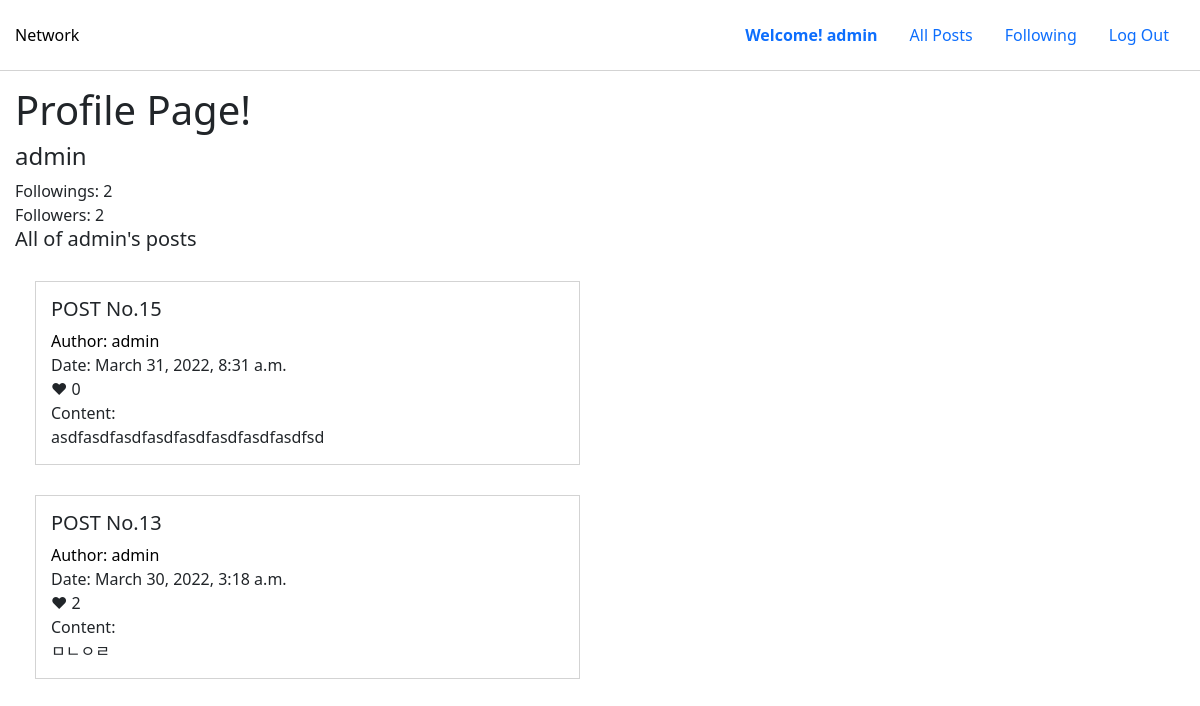
Before: /profile/admin (signed in) with the older database file.
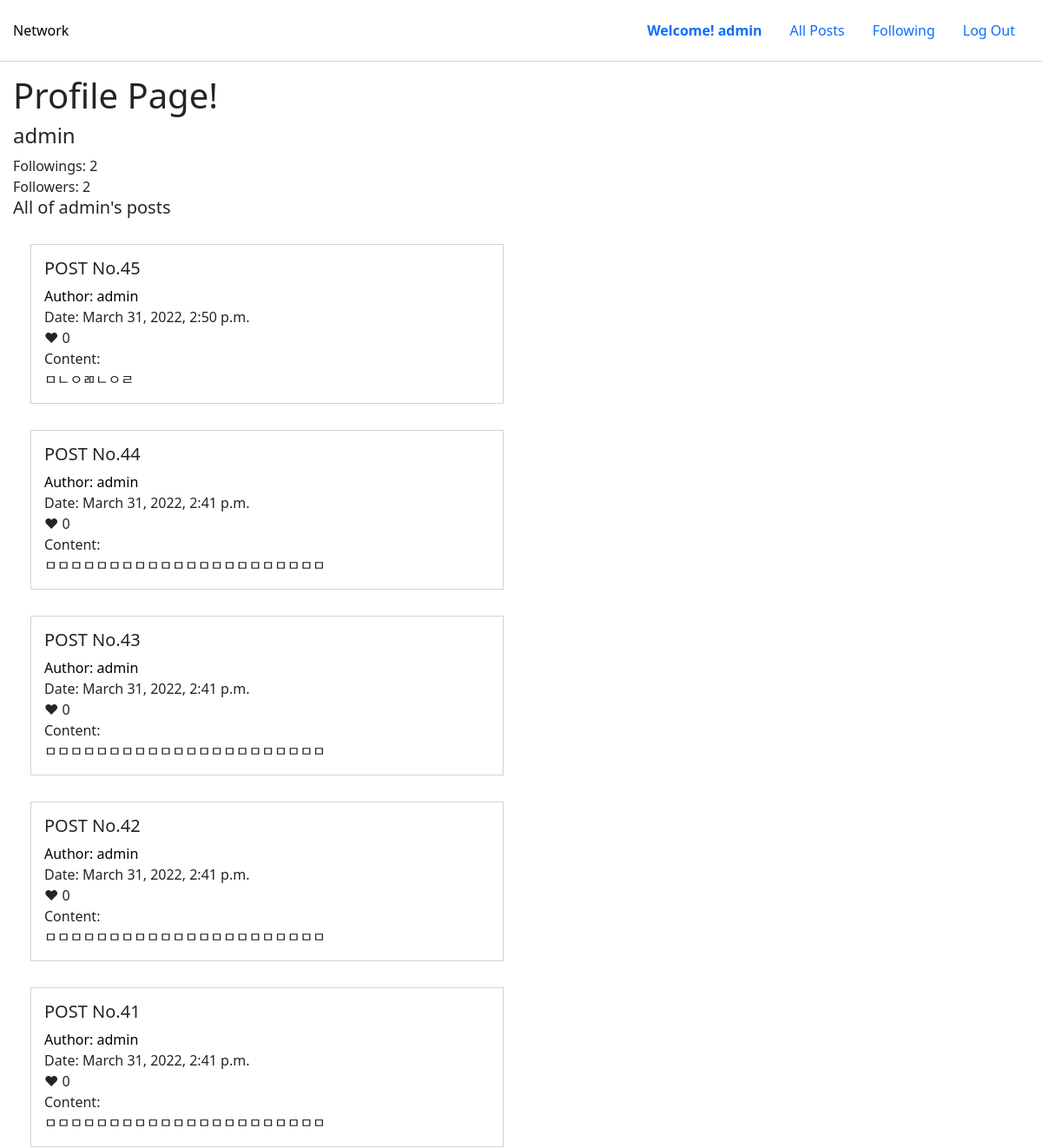
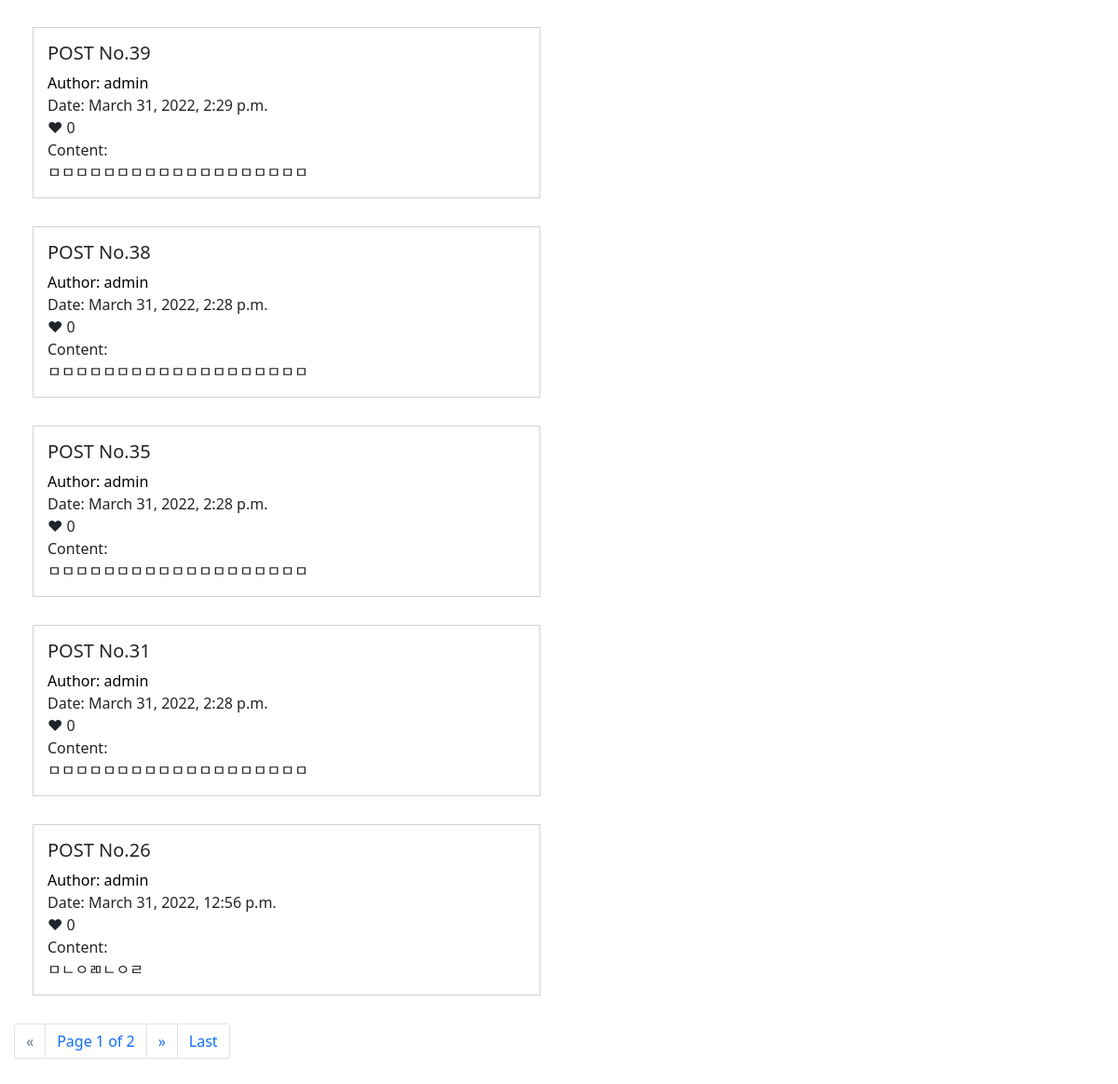
After: the same page with the newer database file (2 pictures, top to bottom).
### network/models.py (models this page shows, shortened)
class Post(models.Model):
    user = models.ForeignKey(User, on_delete=models.CASCADE, related_name="post_author")
    content = models.TextField(max_length=500)
    created_time = models.DateTimeField(auto_now_add=True, auto_now=False)
    updated_time = models.DateTimeField(auto_now_add=False, auto_now=True)
    like = models.ManyToManyField(User, blank=True, related_name="post_like")

class User(AbstractUser):
    follower = models.ManyToManyField(
        "self",
        blank=True,
        symmetrical=False,
        related_name="user_follower",
    )
    following = models.ManyToManyField(
        "self",
        blank=True,
        symmetrical=False,
        related_name="user_following",
    )

### network/views.py (the view, shortened to what this page needs)
# urls.py: path("profile/<str:username>", views.profile, name="profile"),
@login_required
def profile(request, username):
    if request.user.is_authenticated:
        pageUser = User.objects.get(username=username)
    else:
        return render(request, "network/login.html")
    posts = Post.objects.all().filter(user=pageUser).order_by("-created_time")
    comments = Comment.objects.all().order_by("-created_time")
    paginator = Paginator(posts, 10)
    page = request.GET.get("page")
    posts = paginator.get_page(page)
    return render(
        request,
        "network/profile.html",
        {
            "posts": posts,
            "comments": comments,
            "pageUser": pageUser,
        },
    )

### network/templates/network/profile.html (shortened to what this page needs)
{% extends "network/layout.html" %}
{% load static %}
{% block body %}
  {% if user.is_authenticated %}
  <h1>Profile Page!</h1>
  <div>
    {% if pageUser != request.user %}
    <div>
      <h4>{{ pageUser }}</h4>
    </div>
    <form method="POST" action="{% url 'profile' pageUser.username %}">
      {% csrf_token %}
      {% if request.user in pageUser.follower.all %}
      <input type="submit" value="Unfollow" name="unfollow_btn">
      {% else %}
      <input type="submit" value="Follow" name="follow_btn">
      {% endif %}
    </form>
    <div>Followings: {{ pageUser.following.all | length }}</div>
    <div>Followers: {{ pageUser.follower.all | length }}</div>
    {% else %}
    <div>
      <h4>{{ request.user }}</h4>
    </div>
    <div>
      <div>Followings: {{ request.user.following.all | length }}</div>
      <div>Followers: {{ request.user.follower.all | length }}</div>
    </div>
    {% endif %}
  </div>
  <h5>All of {{ pageUser }}'s posts</h5>
    {% for post in posts %}
    <div class="post_container">
      <div class="post_wrapper">
        <h5>POST No.{{ post.id }}</h5>
        <div class="author_wrapper">
          <a href="{% url 'profile' post.user %}">
            <div>Author: {{ post.user.username }}</div>
          </a>
        </div>
        <div>Date: {{ post.created_time }}</div>
        <div class="like">❤ {{ post.like.count}}</div>
        Content:<div class="post_content_div{{ post.id }}"> {{ post.content }}</div>
      </div>
    </div>
    {% endfor %}
    {% if posts.paginator.num_pages > 1 %}
      <nav aria-label="Page navigation example">
        <ul class="pagination">
          {% if posts.has_previous %}
          <li class="page-item">
            <a class="page-link" href="?page=1">First</a>
          </li>
          <li class="page-item">
            <a
              class="page-link"
              href="?page={{ posts.previous_page_number }}"
              aria-label="Previous"
            >
              <span aria-hidden="true">&laquo;</span>
            </a>
          </li>
          {%else%}
          <li class="page-item disabled">
            <a class="page-link" href="#" aria-label="Previous">
              <span aria-hidden="true">&laquo;</span>
            </a>
          </li>
          {% endif %}
          <li class="page-item current-item">
            <span class="current page-link">
              Page {{ posts.number }} of {{ posts.paginator.num_pages }}
            </span>
          </li>
          {% if posts.has_next %}
          <li class="page-item">
            <a
              class="page-link"
              href="?page={{ posts.next_page_number }}"
              aria-label="Next"
            >
              <span aria-hidden="true">&raquo;</span>
            </a>
          </li>
          <li class="page-item">
            <a class="page-link" href="?page={{ posts.paginator.num_pages }}">
              Last
            </a>
          </li>
          {%else%}
          <li class="page-item disabled">
            <a class="page-link" href="#" aria-label="Next">
              <span aria-hidden="true">&raquo;</span>
            </a>
          </li>
          {% endif %}
        </ul>
      </nav>
    {% endif %}
  {% endif %}
{% endblock %}

Changed rows visible on the page:
removed Post: id "15", user.username "admin", created_time "March 31, 2022, 8:31 a.m.", like.count "0", content "asdfasdfasdfasdfasdfasdfasdfasdfsd"
no longer on this page (row edited): Post: id "13", user.username "admin", created_time "March 30, 2022, 3:18 a.m.", like.count "2", content "ㅁㄴㅇㄹ"
added Post: id "45", user.username "admin", created_time "March 31, 2022, 2:50 p.m.", like.count "0", content "ㅁㄴㅇㄻㄴㅇㄹ"
added Post: id "44", user.username "admin", created_time "March 31, 2022, 2:41 p.m.", like.count "0", content "ㅁㅁㅁㅁㅁㅁㅁㅁㅁㅁㅁㅁㅁㅁㅁㅁㅁㅁㅁㅁㅁㅁ"
added Post: id "43", user.username "admin", created_time "March 31, 2022, 2:41 p.m.", like.count "0", content "ㅁㅁㅁㅁㅁㅁㅁㅁㅁㅁㅁㅁㅁㅁㅁㅁㅁㅁㅁㅁㅁㅁ"
added Post: id "42", user.username "admin", created_time "March 31, 2022, 2:41 p.m.", like.count "0", content "ㅁㅁㅁㅁㅁㅁㅁㅁㅁㅁㅁㅁㅁㅁㅁㅁㅁㅁㅁㅁㅁㅁ"
added Post: id "41", user.username "admin", created_time "March 31, 2022, 2:41 p.m.", like.count "0", content "ㅁㅁㅁㅁㅁㅁㅁㅁㅁㅁㅁㅁㅁㅁㅁㅁㅁㅁㅁㅁㅁㅁ"
added Post: id "39", user.username "admin", created_time "March 31, 2022, 2:29 p.m.", like.count "0", content "ㅁㅁㅁㅁㅁㅁㅁㅁㅁㅁㅁㅁㅁㅁㅁㅁㅁㅁㅁ"
added Post: id "38", user.username "admin", created_time "March 31, 2022, 2:28 p.m.", like.count "0", content "ㅁㅁㅁㅁㅁㅁㅁㅁㅁㅁㅁㅁㅁㅁㅁㅁㅁㅁㅁ"
added Post: id "35", user.username "admin", created_time "March 31, 2022, 2:28 p.m.", like.count "0", content "ㅁㅁㅁㅁㅁㅁㅁㅁㅁㅁㅁㅁㅁㅁㅁㅁㅁㅁㅁ"
added Post: id "31", user.username "admin", created_time "March 31, 2022, 2:28 p.m.", like.count "0", content "ㅁㅁㅁㅁㅁㅁㅁㅁㅁㅁㅁㅁㅁㅁㅁㅁㅁㅁㅁ"
added Post: id "26", user.username "admin", created_time "March 31, 2022, 12:56 p.m.", like.count "0", content "ㅁㄴㅇㄻㄴㅇㄹ"
Other visible differences:
{{ posts.number }}: (not shown) → "1"
{{ posts.paginator.num_pages }}: (not shown) → "2"
text now shown: "« Page of » Last"
